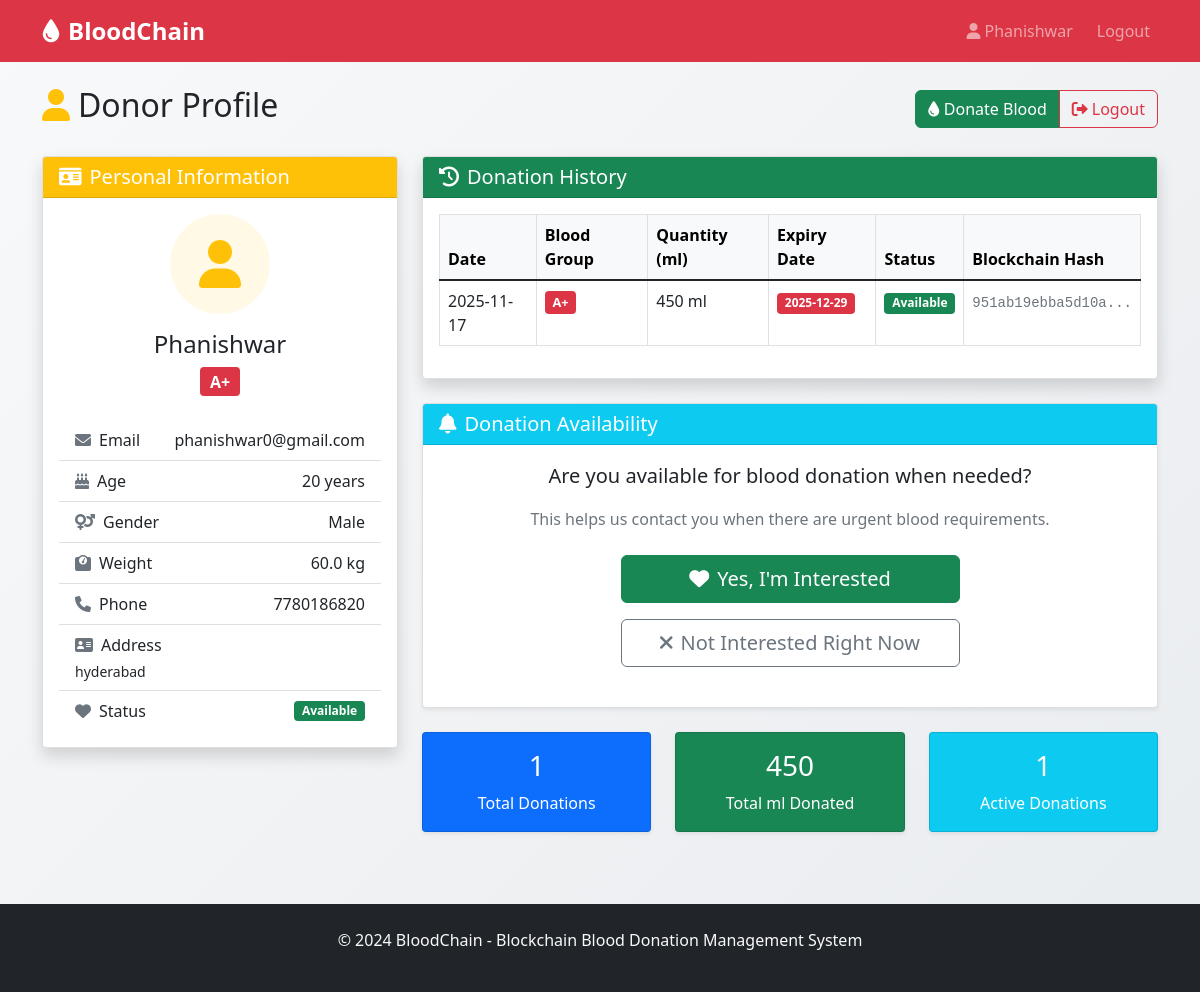
The app's page /donor/details (signed in) with its own data.
### tables this page shows
CREATE TABLE donor (
            id INTEGER PRIMARY KEY AUTOINCREMENT,
            name TEXT NOT NULL,
            email TEXT UNIQUE NOT NULL,
            password TEXT NOT NULL,
            blood_group TEXT NOT NULL,
            age INTEGER NOT NULL,
            gender TEXT NOT NULL,
            weight REAL,
            phone TEXT,
            address TEXT,
            last_donation_date DATE,
            is_available BOOLEAN DEFAULT TRUE,
            created_at TIMESTAMP DEFAULT CURRENT_TIMESTAMP
        );

CREATE TABLE blood_inventory (
            id INTEGER PRIMARY KEY AUTOINCREMENT,
            blood_group TEXT NOT NULL,
            quantity_ml INTEGER NOT NULL,
            donor_id INTEGER,
            blood_banker_id INTEGER,
            collection_date DATE NOT NULL,
            expiry_date DATE NOT NULL,
            status TEXT DEFAULT 'Available',
            blockchain_hash TEXT,
            created_at TIMESTAMP DEFAULT CURRENT_TIMESTAMP,
            FOREIGN KEY (donor_id) REFERENCES donor(id),
            FOREIGN KEY (blood_banker_id) REFERENCES blood_banker(id)
        );

### app.py (the view)
@app.route('/donor/details')
def donor_details():
    if 'donor_id' not in session:
        flash('Please login as donor first!', 'error')
        return redirect(url_for('donor_login'))
    conn = get_db_connection()
    donor_info = None
    donation_history = []
    if conn:
        try:
            cursor = conn.cursor()
            cursor.execute("SELECT * FROM donor WHERE id = ?", (session['donor_id'],))
            donor_row = cursor.fetchone()
            if donor_row:
                donor_info = {
                    'id': donor_row[0],
                    'name': donor_row[1],
                    'email': donor_row[2],
                    'blood_group': donor_row[4],
                    'age': donor_row[5],
                    'gender': donor_row[6],
                    'weight': donor_row[7],
                    'phone': donor_row[8],
                    'address': donor_row[9],
                    'is_available': donor_row[11]
                }
            cursor.execute("SELECT * FROM blood_inventory WHERE donor_id = ? ORDER BY collection_date DESC", (session['donor_id'],))
            donations = cursor.fetchall()
            for donation in donations:
                donation_history.append({
                    'id': donation[0],
                    'blood_group': donation[1],
                    'quantity_ml': donation[2],
                    'collection_date': donation[5],
                    'expiry_date': donation[6],
                    'status': donation[7],
                    'blockchain_hash': donation[8]
                })
        except Exception as e:
            print(f"Error fetching donor details: {e}")
        finally:
            conn.close()
    return render_template('donor_details.html', donor=donor_info, donations=donation_history)

### app.py (called while the page is built)
def get_db_connection():
    return db_config.get_connection()

def get_today_date():
    return datetime.now().strftime('%Y-%m-%d')

@app.context_processor
def inject_today_date():
    return {'today': get_today_date()}

### config.py (called while the page is built)
    def get_connection(self):
        try:
            conn = sqlite3.connect(self.database_path)
            conn.row_factory = sqlite3.Row
            return conn
        except Exception as e:
            print(f"❌ SQLite connection error: {e}")
            return None

### templates/donor_details.html (shortened to what this page needs)
{% extends "base.html" %}
{% block content %}
<div class="row">
    <div class="col-12">
        <div class="d-flex justify-content-between align-items-center mb-4">
            <h2>
                <i class="fas fa-user me-2 text-warning"></i>Donor Profile
            </h2>
            <div class="btn-group">
                <a href="{{ url_for('provide_blood') }}" class="btn btn-success">
                    <i class="fas fa-tint me-1"></i>Donate Blood
                </a>
                <a href="{{ url_for('logout') }}" class="btn btn-outline-danger">
                    <i class="fas fa-sign-out-alt me-1"></i>Logout
                </a>
            </div>
        </div>
        <div class="row">
            <div class="col-lg-4 mb-4">
                <div class="card shadow">
                    <div class="card-header bg-warning text-white">
                        <h5 class="card-title mb-0">
                            <i class="fas fa-id-card me-2"></i>Personal Information
                        </h5>
                    </div>
                    <div class="card-body">
                        {% if donor %}
                        <div class="text-center mb-4">
                            <div class="bg-warning bg-opacity-10 rounded-circle d-inline-flex align-items-center justify-content-center mb-3"
                                 style="width: 100px; height: 100px;">
                                <i class="fas fa-user fa-3x text-warning"></i>
                            </div>
                            <h4>{{ donor.name }}</h4>
                            <span class="badge blood-group-badge bg-danger fs-6">{{ donor.blood_group }}</span>
                        </div>
                        <div class="list-group list-group-flush">
                            <div class="list-group-item d-flex justify-content-between align-items-center">
                                <span><i class="fas fa-envelope me-2 text-muted"></i>Email</span>
                                <span class="text-end">{{ donor.email }}</span>
                            </div>
                            <div class="list-group-item d-flex justify-content-between align-items-center">
                                <span><i class="fas fa-birthday-cake me-2 text-muted"></i>Age</span>
                                <span>{{ donor.age }} years</span>
                            </div>
                            <div class="list-group-item d-flex justify-content-between align-items-center">
                                <span><i class="fas fa-venus-mars me-2 text-muted"></i>Gender</span>
                                <span>{{ donor.gender }}</span>
                            </div>
                            <div class="list-group-item d-flex justify-content-between align-items-center">
                                <span><i class="fas fa-weight me-2 text-muted"></i>Weight</span>
                                <span>{{ donor.weight }} kg</span>
                            </div>
                            <div class="list-group-item d-flex justify-content-between align-items-center">
                                <span><i class="fas fa-phone me-2 text-muted"></i>Phone</span>
                                <span>{{ donor.phone }}</span>
                            </div>
                            <div class="list-group-item">
                                <span><i class="fas fa-address-card me-2 text-muted"></i>Address</span>
                                <p class="mb-0 mt-1 small">{{ donor.address }}</p>
                            </div>
                            <div class="list-group-item d-flex justify-content-between align-items-center">
                                <span><i class="fas fa-heart me-2 text-muted"></i>Status</span>
                                <span class="badge bg-{{ 'success' if donor.is_available else 'secondary' }}">
                                    {{ 'Available' if donor.is_available else 'Not Available' }}
                                </span>
                            </div>
                        </div>
                        {% else %}
                        <div class="text-center text-muted py-4">
                            <i class="fas fa-exclamation-circle fa-2x mb-3"></i>
                            <p>No donor information found</p>
                        </div>
                        {% endif %}
                    </div>
                </div>
            </div>
            <div class="col-lg-8 mb-4">
                <div class="card shadow">
                    <div class="card-header bg-success text-white">
                        <h5 class="card-title mb-0">
                            <i class="fas fa-history me-2"></i>Donation History
                        </h5>
                    </div>
                    <div class="card-body">
                        {% if donations %}
                            <div class="table-responsive">
                                <table class="table table-bordered table-hover">
                                    <thead class="table-light">
                                        <tr>
                                            <th>Date</th>
                                            <th>Blood Group</th>
                                            <th>Quantity (ml)</th>
                                            <th>Expiry Date</th>
                                            <th>Status</th>
                                            <th>Blockchain Hash</th>
                                        </tr>
                                    </thead>
                                    <tbody>
                                        {% for donation in donations %}
                                        <tr>
                                            <td>{{ donation.collection_date }}</td>
                                            <td>
                                                <span class="badge blood-group-badge bg-danger">{{ donation.blood_group }}</span>
                                            </td>
                                            <td>{{ donation.quantity_ml }} ml</td>
                                            <td>
                                                <span class="badge bg-{{ 'success' if donation.expiry_date > today else 'danger' }}">
                                                    {{ donation.expiry_date }}
                                                </span>
                                            </td>
                                            <td>
                                                <span class="badge status-badge bg-{{ 'success' if donation.status == 'Available' else 'secondary' if donation.status == 'Used' else 'warning' }}">
                                                    {{ donation.status }}
                                                </span>
                                            </td>
                                            <td>
                                                <small class="text-muted font-monospace">
                                                    {{ donation.blockchain_hash[:16] }}...
                                                </small>
                                            </td>
                                        </tr>
                                        {% endfor %}
                                    </tbody>
                                </table>
                            </div>
                        {% endif %}
                    </div>
                </div>
<div class="card mt-4">
    <div class="card-header bg-info text-white">
        <h5 class="card-title mb-0">
            <i class="fas fa-bell me-2"></i>Donation Availability
        </h5>
    </div>
    <div class="card-body text-center">
        <p class="lead">Are you available for blood donation when needed?</p>
        <p class="text-muted mb-4">This helps us contact you when there are urgent blood requirements.</p>
        <div class="row justify-content-center">
            <div class="col-md-6">
                <div class="d-grid gap-3">
                    <button class="btn btn-success btn-lg" onclick="expressInterest('interested')">
                        <i class="fas fa-heart me-2"></i>Yes, I'm Interested
                    </button>
                    <button class="btn btn-outline-secondary btn-lg" onclick="expressInterest('not_interested')">
                        <i class="fas fa-times me-2"></i>Not Interested Right Now
                    </button>
                </div>
            </div>
        </div>
    </div>
</div>
                <div class="row mt-4">
                    <div class="col-md-4">
                        <div class="card bg-primary text-white">
                            <div class="card-body text-center">
                                <h3>{{ donations|length }}</h3>
                                <p class="mb-0">Total Donations</p>
                            </div>
                        </div>
                    </div>
                    <div class="col-md-4">
                        <div class="card bg-success text-white">
                            <div class="card-body text-center">
                                <h3>
                                    {% set total_donated = namespace(value=0) %}
                                    {% for donation in donations %}
                                        {% set total_donated.value = total_donated.value + donation.quantity_ml %}
                                    {% endfor %}
                                    {{ total_donated.value }}
                                </h3>
                                <p class="mb-0">Total ml Donated</p>
                            </div>
                        </div>
                    </div>
                    <div class="col-md-4">
                        <div class="card bg-info text-white">
                            <div class="card-body text-center">
                                <h3>
                                    {% set active_donations = donations|selectattr("status", "equalto", "Available")|list|length %}
                                    {{ active_donations }}
                                </h3>
                                <p class="mb-0">Active Donations</p>
                            </div>
                        </div>
                    </div>
                </div>
            </div>
        </div>
    </div>
</div>
{% endblock %}

### templates/base.html (shortened to what this page needs)
<!DOCTYPE html>
<html lang="en">
<head>
    <link href="https://cdn.jsdelivr.net/npm/bootstrap@5.1.3/dist/css/bootstrap.min.css" rel="stylesheet">
    <link href="https://cdnjs.cloudflare.com/ajax/libs/font-awesome/6.0.0/css/all.min.css" rel="stylesheet">
</head>
<body>
    <nav class="navbar navbar-expand-lg navbar-dark bg-danger">
        <div class="container">
            <a class="navbar-brand" href="{{ url_for('index') }}">
                <i class="fas fa-tint me-2"></i>BloodChain
            </a>
            <div class="navbar-nav ms-auto">
                {% if session.admin_id %}
                    <span class="navbar-text me-3">
                        <i class="fas fa-user-shield me-1"></i>Admin: {{ session.admin_username }}
                    </span>
                    <a class="nav-link" href="{{ url_for('logout') }}">Logout</a>
                {% elif session.banker_id %}
                    <span class="navbar-text me-3">
                        <i class="fas fa-hospital me-1"></i>{{ session.banker_name }}
                    </span>
                    <a class="nav-link" href="{{ url_for('logout') }}">Logout</a>
                {% elif session.donor_id %}
                    <span class="navbar-text me-3">
                        <i class="fas fa-user me-1"></i>{{ session.donor_name }}
                    </span>
                    <a class="nav-link" href="{{ url_for('logout') }}">Logout</a>
                {% elif session.hospital_id %}
                    <span class="navbar-text me-3">
                        <i class="fas fa-ambulance me-1"></i>{{ session.hospital_name }}
                    </span>
                    <a class="nav-link" href="{{ url_for('logout') }}">Logout</a>
                {% endif %}
            </div>
        </div>
    </nav>
    <div class="container mt-4">
        {% block content %}{% endblock %}
    </div>
    <footer class="bg-dark text-light mt-5 py-4">
        <div class="container text-center">
            <p>&copy; 2024 BloodChain - Blockchain Blood Donation Management System</p>
        </div>
    </footer>
</body>
</html>

### templates/base.html (style rules this page uses)
body { background: linear-gradient(135deg, #f8f9fa 0%, #e9ecef 100%); min-height: 100vh; }
.navbar-brand { font-weight: bold; font-size: 1.5rem; }
.card { box-shadow: 0 0.125rem 0.25rem rgba(0, 0, 0, 0.075); border: 1px solid rgba(0, 0, 0, 0.125); transition: transform 0.2s; }
.btn { border-radius: 0.375rem; font-weight: 500; }
.blood-group-badge { font-size: 0.8rem; padding: 0.4em 0.6em; }
.status-badge { font-size: 0.75rem; }

### records on screen
donor: donor_name "Phanishwar", name "Phanishwar", blood_group "A+", email "phanishwar0@gmail.com", age "20", gender "Male", weight "60.0", phone "7780186820", address "hyderabad", is_available "Available"
blood_inventory: collection_date "2025-11-17", blood_group "A+", quantity_ml "450", expiry_date "2025-12-29", status "Available", blockchain_hash "951ab19ebba5d10a"

### other values on screen
{{ donations|length }} "1"
{{ total_donated.value }} "450"
{{ active_donations }} "1"
